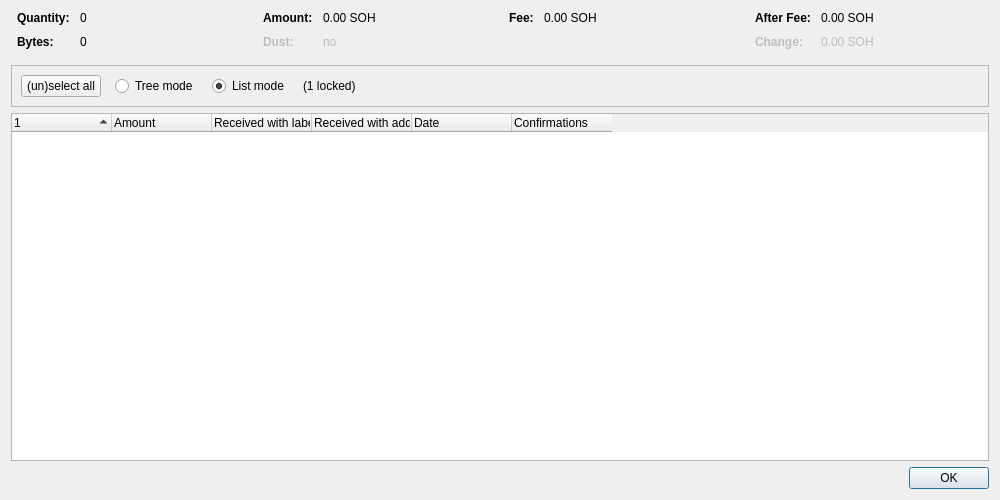
<?xml version="1.0" encoding="UTF-8"?>
<ui version="4.0">
 <class>CoinControlDialog</class>
 <widget class="QDialog" name="CoinControlDialog">
  <property name="geometry">
   <rect>
    <x>0</x>
    <y>0</y>
    <width>1000</width>
    <height>500</height>
   </rect>
  </property>
  <property name="windowTitle">
   <string>Coin Selection</string>
  </property>
  <layout class="QVBoxLayout" name="verticalLayout">
   <item>
    <layout class="QHBoxLayout" name="horizontalLayoutTop" stretch="0,0,0,0">
     <property name="topMargin">
      <number>0</number>
     </property>
     <property name="bottomMargin">
      <number>10</number>
     </property>
     <item>
      <layout class="QFormLayout" name="formLayoutCoinControl1">
       <property name="horizontalSpacing">
        <number>10</number>
       </property>
       <property name="verticalSpacing">
        <number>10</number>
       </property>
       <property name="leftMargin">
        <number>6</number>
       </property>
       <property name="rightMargin">
        <number>6</number>
       </property>
       <item row="0" column="0">
        <widget class="QLabel" name="labelCoinControlQuantityText">
         <property name="font">
          <font>
           <weight>75</weight>
           <bold>true</bold>
          </font>
         </property>
         <property name="text">
          <string>Quantity:</string>
         </property>
        </widget>
       </item>
       <item row="0" column="1">
        <widget class="QLabel" name="labelCoinControlQuantity">
         <property name="cursor">
          <cursorShape>IBeamCursor</cursorShape>
         </property>
         <property name="contextMenuPolicy">
          <enum>Qt::ActionsContextMenu</enum>
         </property>
         <property name="text">
          <string notr="true">0</string>
         </property>
         <property name="textInteractionFlags">
          <set>Qt::LinksAccessibleByMouse|Qt::TextSelectableByKeyboard|Qt::TextSelectableByMouse</set>
         </property>
        </widget>
       </item>
       <item row="1" column="0">
        <widget class="QLabel" name="labelCoinControlBytesText">
         <property name="font">
          <font>
           <weight>75</weight>
           <bold>true</bold>
          </font>
         </property>
         <property name="text">
          <string>Bytes:</string>
         </property>
        </widget>
       </item>
       <item row="1" column="1">
        <widget class="QLabel" name="labelCoinControlBytes">
         <property name="cursor">
          <cursorShape>IBeamCursor</cursorShape>
         </property>
         <property name="contextMenuPolicy">
          <enum>Qt::ActionsContextMenu</enum>
         </property>
         <property name="text">
          <string notr="true">0</string>
         </property>
         <property name="textInteractionFlags">
          <set>Qt::LinksAccessibleByMouse|Qt::TextSelectableByKeyboard|Qt::TextSelectableByMouse</set>
         </property>
        </widget>
       </item>
      </layout>
     </item>
     <item>
      <layout class="QFormLayout" name="formLayoutCoinControl2">
       <property name="horizontalSpacing">
        <number>10</number>
       </property>
       <property name="verticalSpacing">
        <number>10</number>
       </property>
       <property name="leftMargin">
        <number>6</number>
       </property>
       <property name="rightMargin">
        <number>6</number>
       </property>
       <item row="0" column="0">
        <widget class="QLabel" name="labelCoinControlAmountText">
         <property name="font">
          <font>
           <weight>75</weight>
           <bold>true</bold>
          </font>
         </property>
         <property name="text">
          <string>Amount:</string>
         </property>
        </widget>
       </item>
       <item row="0" column="1">
        <widget class="QLabel" name="labelCoinControlAmount">
         <property name="cursor">
          <cursorShape>IBeamCursor</cursorShape>
         </property>
         <property name="contextMenuPolicy">
          <enum>Qt::ActionsContextMenu</enum>
         </property>
         <property name="text">
          <string notr="true">0.00 SOH</string>
         </property>
         <property name="textInteractionFlags">
          <set>Qt::LinksAccessibleByMouse|Qt::TextSelectableByKeyboard|Qt::TextSelectableByMouse</set>
         </property>
        </widget>
       </item>
       <item row="1" column="0">
        <widget class="QLabel" name="labelCoinControlLowOutputText">
         <property name="enabled">
          <bool>false</bool>
         </property>
         <property name="font">
          <font>
           <weight>75</weight>
           <bold>true</bold>
          </font>
         </property>
         <property name="text">
          <string>Dust:</string>
         </property>
        </widget>
       </item>
       <item row="1" column="1">
        <widget class="QLabel" name="labelCoinControlLowOutput">
         <property name="enabled">
          <bool>false</bool>
         </property>
         <property name="cursor">
          <cursorShape>IBeamCursor</cursorShape>
         </property>
         <property name="contextMenuPolicy">
          <enum>Qt::ActionsContextMenu</enum>
         </property>
         <property name="text">
          <string notr="true">no</string>
         </property>
         <property name="textInteractionFlags">
          <set>Qt::LinksAccessibleByMouse|Qt::TextSelectableByKeyboard|Qt::TextSelectableByMouse</set>
         </property>
        </widget>
       </item>
      </layout>
     </item>
     <item>
      <layout class="QFormLayout" name="formLayoutCoinControl3">
       <property name="horizontalSpacing">
        <number>10</number>
       </property>
       <property name="verticalSpacing">
        <number>10</number>
       </property>
       <property name="leftMargin">
        <number>6</number>
       </property>
       <property name="rightMargin">
        <number>6</number>
       </property>
       <item row="0" column="0">
        <widget class="QLabel" name="labelCoinControlFeeText">
         <property name="font">
          <font>
           <weight>75</weight>
           <bold>true</bold>
          </font>
         </property>
         <property name="text">
          <string>Fee:</string>
         </property>
        </widget>
       </item>
       <item row="0" column="1">
        <widget class="QLabel" name="labelCoinControlFee">
         <property name="cursor">
          <cursorShape>IBeamCursor</cursorShape>
         </property>
         <property name="contextMenuPolicy">
          <enum>Qt::ActionsContextMenu</enum>
         </property>
         <property name="text">
          <string notr="true">0.00 SOH</string>
         </property>
         <property name="textInteractionFlags">
          <set>Qt::LinksAccessibleByMouse|Qt::TextSelectableByKeyboard|Qt::TextSelectableByMouse</set>
         </property>
        </widget>
       </item>
      </layout>
     </item>
     <item>
      <layout class="QFormLayout" name="formLayoutCoinControl4">
       <property name="horizontalSpacing">
        <number>10</number>
       </property>
       <property name="verticalSpacing">
        <number>10</number>
       </property>
       <property name="leftMargin">
        <number>6</number>
       </property>
       <property name="rightMargin">
        <number>6</number>
       </property>
       <item row="0" column="0">
        <widget class="QLabel" name="labelCoinControlAfterFeeText">
         <property name="font">
          <font>
           <weight>75</weight>
           <bold>true</bold>
          </font>
         </property>
         <property name="text">
          <string>After Fee:</string>
         </property>
        </widget>
       </item>
       <item row="0" column="1">
        <widget class="QLabel" name="labelCoinControlAfterFee">
         <property name="cursor">
          <cursorShape>IBeamCursor</cursorShape>
         </property>
         <property name="contextMenuPolicy">
          <enum>Qt::ActionsContextMenu</enum>
         </property>
         <property name="text">
          <string notr="true">0.00 SOH</string>
         </property>
         <property name="textInteractionFlags">
          <set>Qt::LinksAccessibleByMouse|Qt::TextSelectableByKeyboard|Qt::TextSelectableByMouse</set>
         </property>
        </widget>
       </item>
       <item row="1" column="0">
        <widget class="QLabel" name="labelCoinControlChangeText">
         <property name="enabled">
          <bool>false</bool>
         </property>
         <property name="font">
          <font>
           <weight>75</weight>
           <bold>true</bold>
          </font>
         </property>
         <property name="text">
          <string>Change:</string>
         </property>
        </widget>
       </item>
       <item row="1" column="1">
        <widget class="QLabel" name="labelCoinControlChange">
         <property name="enabled">
          <bool>false</bool>
         </property>
         <property name="cursor">
          <cursorShape>IBeamCursor</cursorShape>
         </property>
         <property name="contextMenuPolicy">
          <enum>Qt::ActionsContextMenu</enum>
         </property>
         <property name="text">
          <string notr="true">0.00 SOH</string>
         </property>
         <property name="textInteractionFlags">
          <set>Qt::LinksAccessibleByMouse|Qt::TextSelectableByKeyboard|Qt::TextSelectableByMouse</set>
         </property>
        </widget>
       </item>
      </layout>
     </item>
    </layout>
   </item>
   <item>
    <widget class="QFrame" name="frame">
     <property name="minimumSize">
      <size>
       <width>0</width>
       <height>40</height>
      </size>
     </property>
     <property name="frameShape">
      <enum>QFrame::StyledPanel</enum>
     </property>
     <property name="frameShadow">
      <enum>QFrame::Sunken</enum>
     </property>
     <layout class="QHBoxLayout" name="horizontalLayout">
      <item>
       <layout class="QHBoxLayout" name="horizontalLayoutPanel" stretch="0,0,0,0,0">
        <property name="spacing">
         <number>14</number>
        </property>
        <item>
         <widget class="QPushButton" name="pushButtonSelectAll">
          <property name="sizePolicy">
           <sizepolicy hsizetype="Maximum" vsizetype="Fixed">
            <horstretch>0</horstretch>
            <verstretch>0</verstretch>
           </sizepolicy>
          </property>
          <property name="text">
           <string>(un)select all</string>
          </property>
          <property name="autoDefault">
           <bool>false</bool>
          </property>
         </widget>
        </item>
        <item>
         <widget class="QRadioButton" name="radioTreeMode">
          <property name="sizePolicy">
           <sizepolicy hsizetype="Maximum" vsizetype="Fixed">
            <horstretch>0</horstretch>
            <verstretch>0</verstretch>
           </sizepolicy>
          </property>
          <property name="text">
           <string>Tree mode</string>
          </property>
         </widget>
        </item>
        <item>
         <widget class="QRadioButton" name="radioListMode">
          <property name="sizePolicy">
           <sizepolicy hsizetype="Maximum" vsizetype="Fixed">
            <horstretch>0</horstretch>
            <verstretch>0</verstretch>
           </sizepolicy>
          </property>
          <property name="text">
           <string>List mode</string>
          </property>
          <property name="checked">
           <bool>true</bool>
          </property>
         </widget>
        </item>
        <item>
         <widget class="QLabel" name="labelLocked">
          <property name="text">
           <string notr="true">(1 locked)</string>
          </property>
         </widget>
        </item>
        <item>
         <spacer name="horizontalSpacer">
          <property name="orientation">
           <enum>Qt::Horizontal</enum>
          </property>
          <property name="sizeHint" stdset="0">
           <size>
            <width>40</width>
            <height>20</height>
           </size>
          </property>
         </spacer>
        </item>
       </layout>
      </item>
     </layout>
    </widget>
   </item>
   <item>
    <widget class="CoinControlTreeWidget" name="treeWidget">
     <property name="contextMenuPolicy">
      <enum>Qt::CustomContextMenu</enum>
     </property>
     <property name="sortingEnabled">
      <bool>false</bool>
     </property>
     <property name="columnCount">
      <number>6</number>
     </property>
     <attribute name="headerShowSortIndicator" stdset="0">
      <bool>true</bool>
     </attribute>
     <attribute name="headerStretchLastSection">
      <bool>false</bool>
     </attribute>
     <column>
      <property name="text">
       <string/>
      </property>
     </column>
     <column>
      <property name="text">
       <string>Amount</string>
      </property>
     </column>
     <column>
      <property name="text">
       <string>Received with label</string>
      </property>
     </column>
     <column>
      <property name="text">
       <string>Received with address</string>
      </property>
     </column>
     <column>
      <property name="text">
       <string>Date</string>
      </property>
     </column>
     <column>
      <property name="text">
       <string>Confirmations</string>
      </property>
      <property name="toolTip">
       <string>Confirmed</string>
      </property>
     </column>
     <column>
      <property name="text">
       <string/>
      </property>
     </column>
     <column>
      <property name="text">
       <string/>
      </property>
     </column>
     <column>
      <property name="text">
       <string/>
      </property>
     </column>
     <column>
      <property name="text">
       <string/>
      </property>
     </column>
    </widget>
   </item>
   <item>
    <widget class="QDialogButtonBox" name="buttonBox">
     <property name="orientation">
      <enum>Qt::Horizontal</enum>
     </property>
     <property name="standardButtons">
      <set>QDialogButtonBox::Ok</set>
     </property>
    </widget>
   </item>
  </layout>
 </widget>
 <customwidgets>
  <customwidget>
   <class>CoinControlTreeWidget</class>
   <extends>QTreeWidget</extends>
   <header>qt/coincontroltreewidget.h</header>
  </customwidget>
 </customwidgets>
 <resources/>
 <connections/>
</ui>
